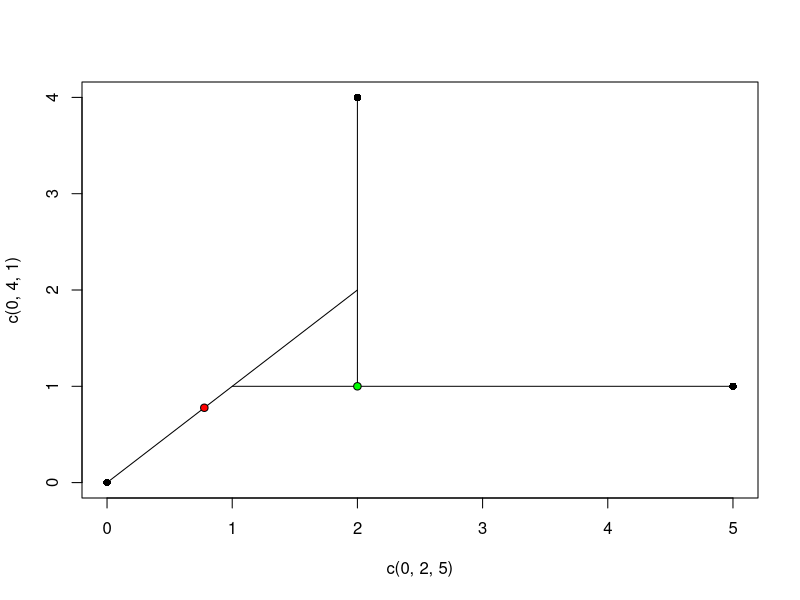
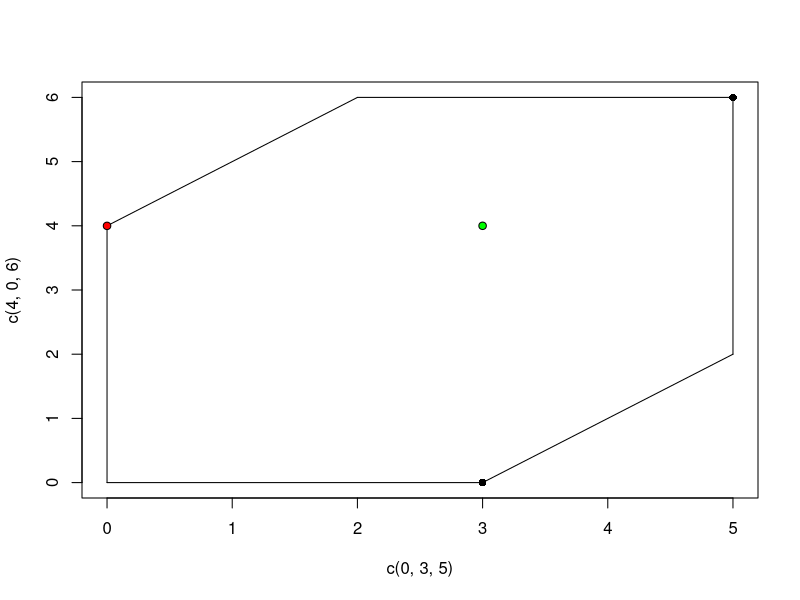

These figures' R source, in order:
# This code implements Sturm's algorithm for sets of bidimensional points in the 
# tropical metric space
a = c(0,0)
b = c(2,4)
c = c(5,1)


a = c(0,4)
b = c(3,0)
c = c(5, 6)

# undefined curvature triangle

a = c(0,0)
b = c(448,449)
c = c(452,256)


P<- matrix(c(a,b, c),nrow=length(a))
K = 100000
N = 10
epsilon = 0.0001

#does not converge
K = 20000
N = 100
epsilon = 0.0001


dtr <- function (x, y){
  x = c(0,x)
  y = c(0,y)
  return (max(x-y) - min(x-y))
}
deu <- function (x, y) return (sqrt(sum((x-y)^2)))
sosd <- function (d, mu, P) {
  sos = 0
  for (i in 1:ncol(P)){
    x = P[,i]
    sos = sos + d(x,mu)^2
  }
  return (sos)
}

tropicalLine <-  function (x,y, tk) {
  if (identical(x,y)) {
    mu =  (x)
    return (mu)
  }
  if ((x[1] == y[1]) | (x[2] == y[2])) {
    mu = ((1-tk)*x+y*tk)
    return (mu)
  }
  
  if ((x[1] == x[2]) & (y[1] == y[2])){
    mu = ((1-tk)*x+y*tk)
    return (mu)
  }
  
  if (x[1]<y[1]) {
    a = x
    b = y
  }
  if (x[1]>y[1]) {
    a = y
    b = x
  }
  if ((a[2]<b[2]) & ((a[1]-a[2])<=(b[1]-b[2]))){
    t = (b[2]-a[2])/(b[1]-a[1])
    if (tk <= t) {
      mu = c(a[1]+tk*(b[1]-a[1]), a[2]+tk*(b[1]-a[1]))
    }
    if (t < tk) {
      mu = c(a[1]+tk*(b[1]-a[1]), b[2])
      
    }
  }
  
  if ((a[2]<b[2]) & ((a[1]-a[2])>(b[1]-b[2]))){
    t = (b[1]-a[1])/(b[2]-a[2])
    if (t >= tk) {
      mu = c(a[1]+tk*(b[2]-a[2]), a[2]+tk*(b[2]-a[2]))
    }
    if (t < tk) {
      mu = c(b[1],a[2]+tk*(b[2]-a[2]))
      
    }
  }
  
  if (a[2]>b[2]){
    t = (a[2]-b[2])/(a[2]-b[2]+b[1]-a[1])
    if (t >= tk) {
      mu = c(a[1],a[2]-tk*(a[2]-b[2]+b[1]-a[1]))
    }
    if (t < tk) {
      mu = c(a[1]+b[2]-a[2]+tk*(a[2]-b[2]+b[1]-a[1]),b[2])
    }
  }
  return (mu)
}


FrechetStrum <- function (P, K, N, epsilon){
  mu = P[,sample(ncol(P),size=1)]
  d = c()
  for (k in 1:K){
    p = P[,sample(ncol(P),size=1)]
    muk=mu
    tk = 1/(k+1)
    mu = tropicalLine(muk, p, tk )
    d = c(d, deu(muk, mu))
    ld = length(d)
    if (ld>N){
      if (all(d[c((ld-N):ld )]<epsilon) ) {
        return (c(mu, sosd(dtr, mu, P), k))
      }
    }
  }
  crit = 0
  return (c("out for iterations:", mu))
}
set.seed(110898)
FrechetStrum(P, K, N, epsilon)

frMeans <- matrix(NA, nrow = 50, ncol = 3)
for (i in 1:50){
  frMeans[i,] <- FrechetStrum(P, K, N, epsilon)
}

plot(c(0, 2, 5),c(0, 4, 1), pch = 16)
lines (c(0,2), c(0,2))
lines(c(1,5), c(1,1))
lines (c(2,2), c(1,4))
#points(frMeans[,1], frMeans[,2], col='magenta', type='p',pch=16, ylim=c(-1,4), xlim= c(-1,5))
points(2,1, col='green', pch = 16)
points(2,1)
points( 0.7770935 , 0.7770935, col='red', pch = 16)
points(0.7770935 , 0.7770935)

plot(c(0, 3, 5),c(4, 0, 6), pch = 16)
lines(c(0,0), c(4,0))
lines(c(0,3), c(0,0))
lines(c(3,5), c(0,2))
lines(c(5,5), c(2,6))
lines(c(2,5), c(6,6))
lines(c(2,0) ,c(6,4))
points(frMeans[,1], frMeans[,2], col='magenta', type='p',pch=16, ylim=c(-1,4), xlim= c(-1,5))
points(3,4, col='green', pch = 16)
points(3,4)
points( 0.000000 ,    3.999305 , col='red', pch = 16)
points(0.000000 ,    3.999305 )
